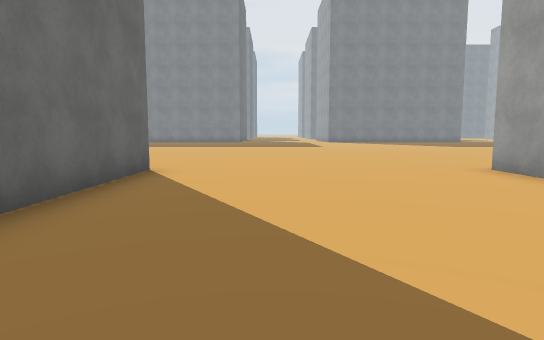
view 1 (above)

24 first-person views from a walk through a scene from a Unity 3-D project. The camera is 1.4 m above the floor, tilts 6° down and sees 75° across. The floor is counted in squares, 2 m on a side. Each view is taken from the middle of a square. On the plan, view 1 faces up. The plan holds only what a view shows up to about 11 squares ahead; the rest is blank. The place goes on beyond the plan. Some surface patterns are stand-ins.

view 2
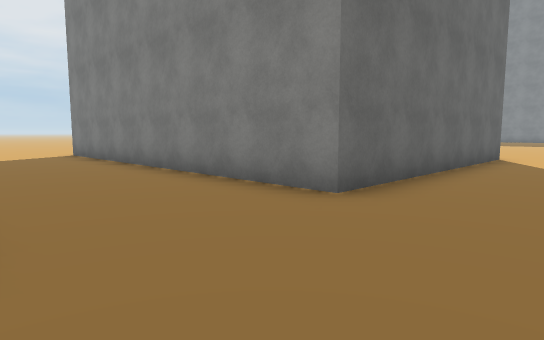

view 3
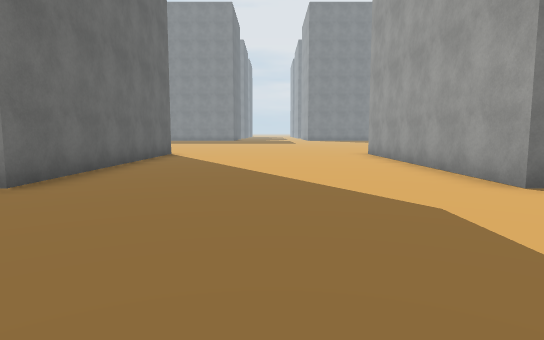

view 4
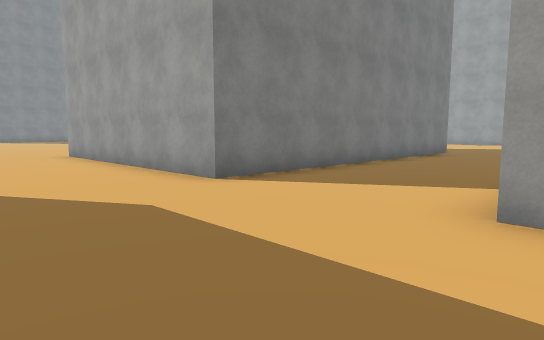

view 5
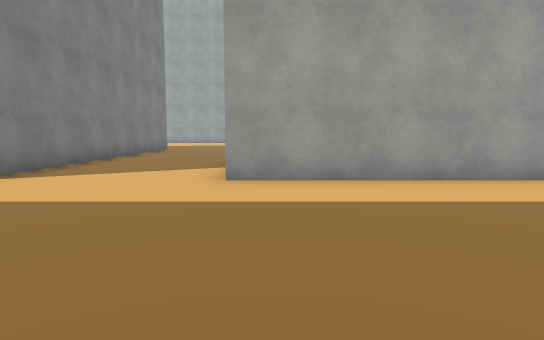

view 6
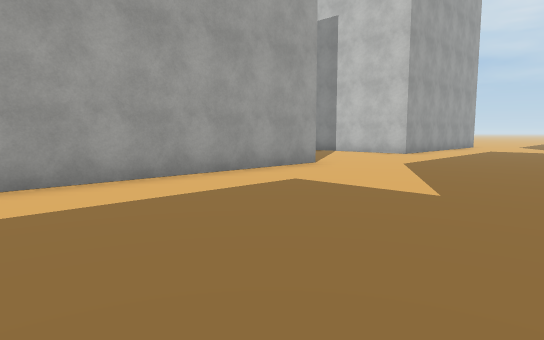

view 7
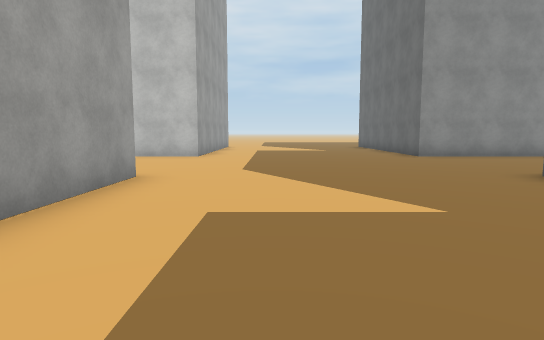

view 8
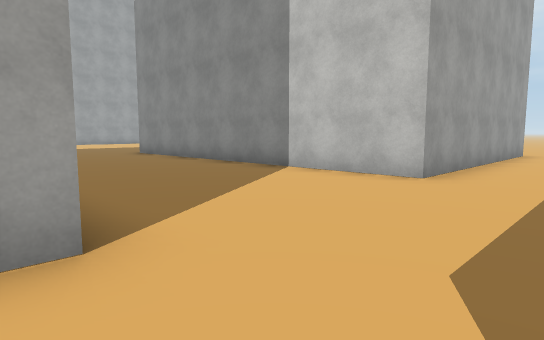

view 9
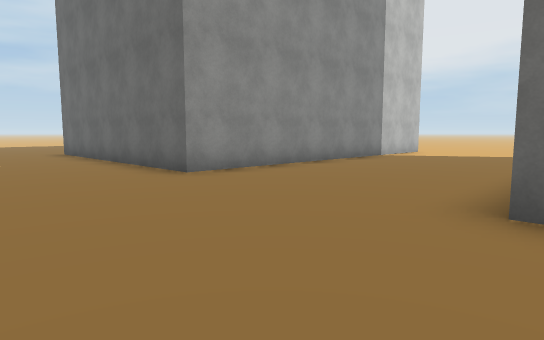

view 10
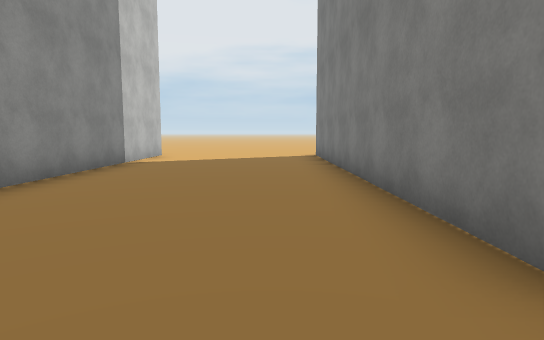

view 11
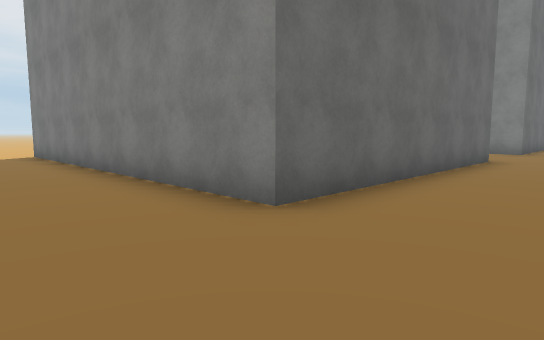

view 12
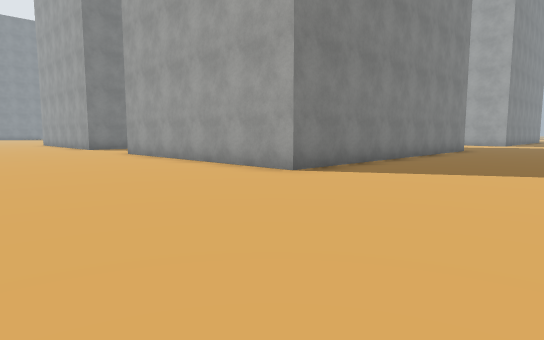

view 13
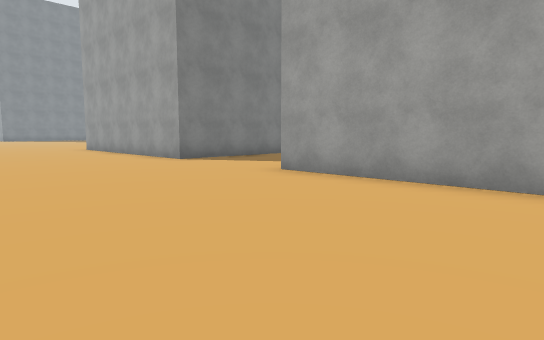

view 14
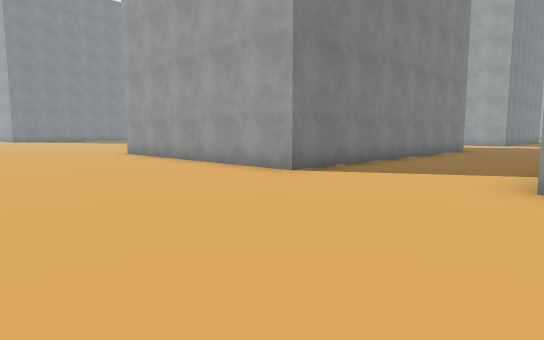

view 15
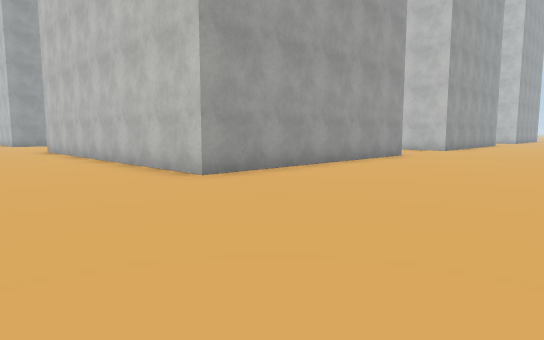

view 16
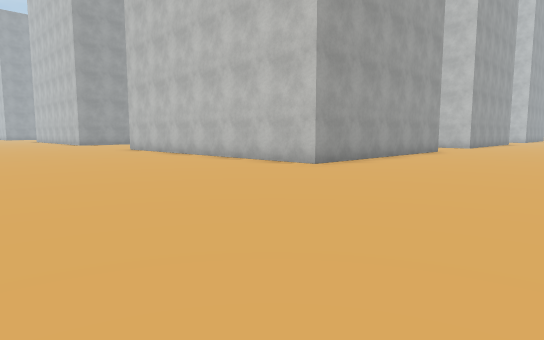

view 17
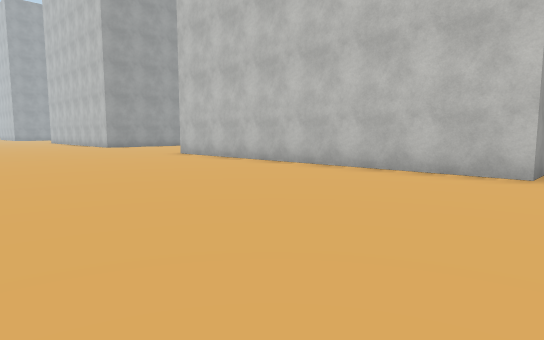

view 18
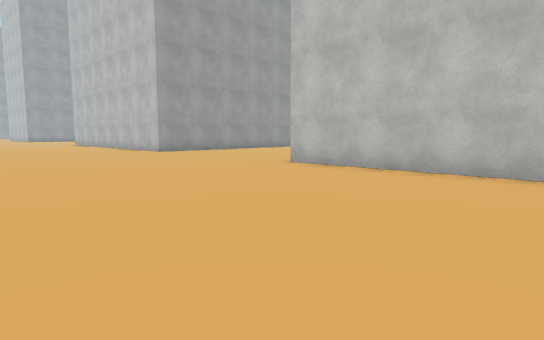

view 19
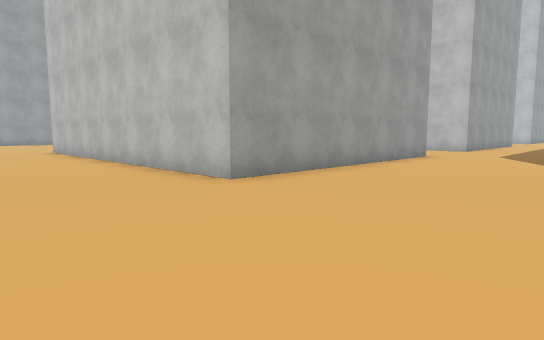

view 20
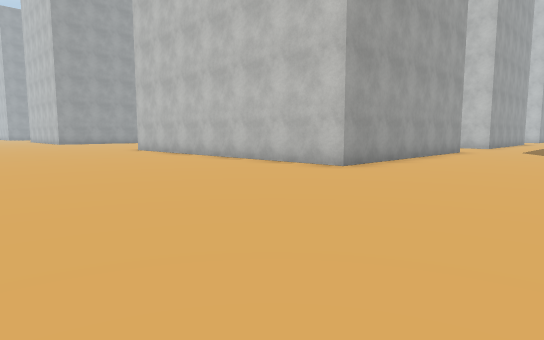

view 21
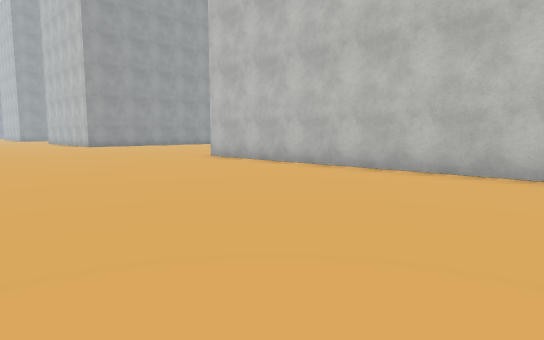

view 22
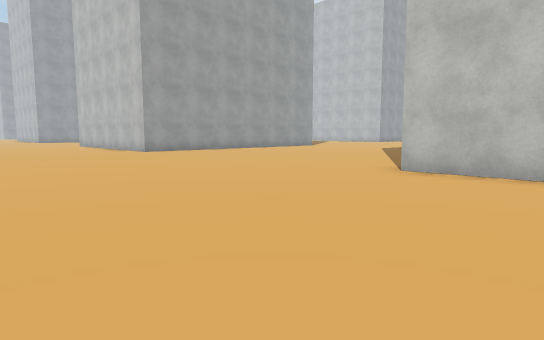

view 23
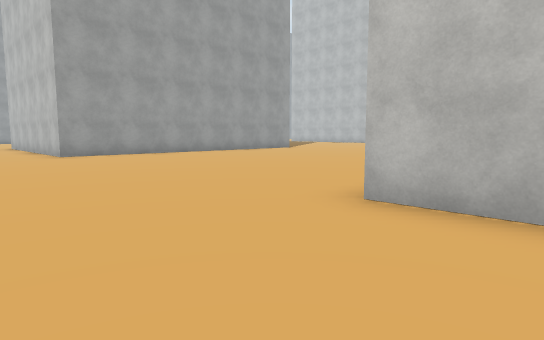

view 24
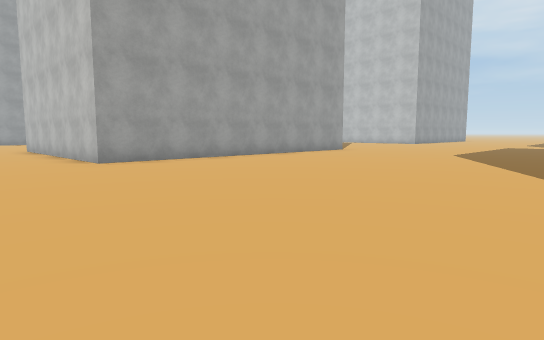

### Floor plan
Points are (right, up) in squares from view 1. A wall is a line through its corners. A room is listed if a view was taken in it or the views show most of it. See-through windows are left out.
Room 1 (views 1, 2, 3, 4, 5, 6, 7, 8, 9, 10, 11, 12, 13, 14, 15, 16, 17, 18, 19, 20, 21, 22, 23, 24)
walls: (12.2, -0.6) (4.2, -0.6) (4.2, 6.7) (14, 6.7); (-2.3, -0.6) (-12.1, -0.6) (-12.1, 6.7) (-2.3, 6.7) (-2.3, -0.6); (-2.3, -4.2) (-2.3, -11.6) (-12.1, -11.6) (-12.1, -4.2); (4.2, -11.8) (4.2, -4.2); (4.2, -18.5) (4.2, -16.4) (12.2, -16.4); (23.4, 2.8) (23.4, 7.1) (27.8, 7.1); (-12, -16.4) (-2.3, -16.4) (-2.3, -18.5)

Where each view was taken, in squares from view 1:
view 1: 0 up, 0 right, facing up
view 2: 4 down, 0 right, facing up-left
view 3: 5 down, 1 right, facing up
view 4: 5 down, 1 right, facing up-right
view 5: 5 down, 1 left, facing right
view 6: 5 down, 1 left, facing down-right
view 7: 6 down, 2 right, facing down
view 8: 11 down, 2 right, facing down-right
view 9: 11 down, 1 right, facing down-left
view 10: 13 down, 1 left, facing left
view 11: 14 down, 0 right, facing up-left
view 12: 16 down, 17 left, facing up-right
view 13: 9 down, 17 left, facing up-right
view 14: 5 down, 17 left, facing up-right
view 15: 10 up, 17 left, facing down-right
view 16: 13 up, 17 left, facing down-right
view 17: 13 up, 13 left, facing down-right
view 18: 13 up, 8 left, facing down-right
view 19: 10 up, 0 right, facing down-right
view 20: 13 up, 0 right, facing down-right
view 21: 13 up, 5 right, facing down-right
view 22: 13 up, 11 right, facing down-right
view 23: 10 up, 12 right, facing down-right
view 24: 10 up, 15 right, facing down-right
